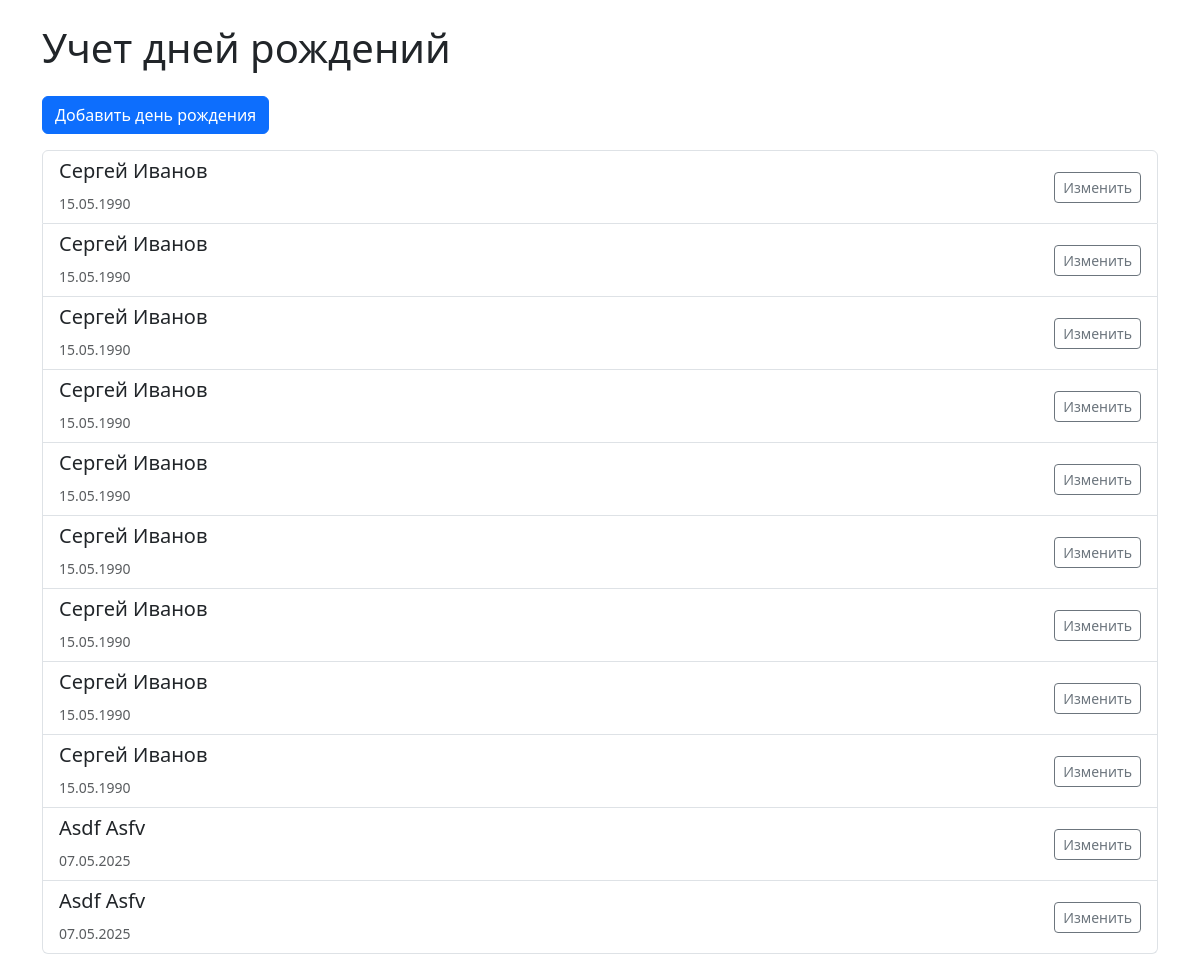
The page /birthdays/ on the database its author committed.
### birthdays/models.py (models this page shows, shortened)
class Birthday(models.Model):
    first_name = models.CharField(verbose_name='Имя', max_length=20)
    last_name = models.CharField(
        verbose_name='Фамилия', blank=True, help_text='Необязательное поле', max_length=20
    )
    birthday = models.DateField(verbose_name='Дата рождения')
    class Meta:
        verbose_name = 'День рождения'
        verbose_name_plural = 'Дни рождения'
        ordering = ['birthday']

### birthdays/views.py (the view)
# urls.py: path('', views.BirthdayListView.as_view(), name='list'),
class BirthdayListView(ListView):
    model = Birthday
    template_name = 'birthdays/birthday_list.html'
    context_object_name = 'birthdays'

### templates/birthdays/birthday_list.html
{% extends 'base.html' %}
{% block content %}
    <a href="{% url 'birthdays:add' %}" class="btn btn-primary mb-3">Добавить день рождения</a>
    <div class="list-group">
        {% for birthday in birthdays %}
            <div class="list-group-item d-flex justify-content-between align-items-center">
                <div>
                    <h5>{{ birthday.first_name }} {{ birthday.last_name }}</h5>
                    <small class="text-muted">{{ birthday.birthday|date:"d.m.Y" }}</small>
                </div>
                <div>
                    <a href="{% url 'birthdays:edit' birthday.pk %}" class="btn btn-sm btn-outline-secondary">Изменить</a>
                </div>
            </div>
        {% empty %}
            <div class="alert alert-info">Нет записей о днях рождениях</div>
        {% endfor %}
    </div>
{% endblock %}

### templates/base.html (shortened to what this page needs)
<!DOCTYPE html>
<html>
<head>
    <link href="https://cdn.jsdelivr.net/npm/bootstrap@5.3.0/dist/css/bootstrap.min.css" rel="stylesheet">
</head>
<body>
    <div class="container mt-4">
        <h1 class="mb-4">Учет дней рождений</h1>
        {% block content %}{% endblock %}
    </div>
</body>
</html>

### rows shown on the page
Birthday: first_name "Сергей", last_name "Иванов", birthday "15.05.1990"
Birthday: first_name "Сергей", last_name "Иванов", birthday "15.05.1990"
Birthday: first_name "Сергей", last_name "Иванов", birthday "15.05.1990"
Birthday: first_name "Сергей", last_name "Иванов", birthday "15.05.1990"
Birthday: first_name "Сергей", last_name "Иванов", birthday "15.05.1990"
Birthday: first_name "Сергей", last_name "Иванов", birthday "15.05.1990"
Birthday: first_name "Сергей", last_name "Иванов", birthday "15.05.1990"
Birthday: first_name "Сергей", last_name "Иванов", birthday "15.05.1990"
Birthday: first_name "Сергей", last_name "Иванов", birthday "15.05.1990"
Birthday: first_name "Asdf", last_name "Asfv", birthday "07.05.2025"
Birthday: first_name "Asdf", last_name "Asfv", birthday "07.05.2025"
